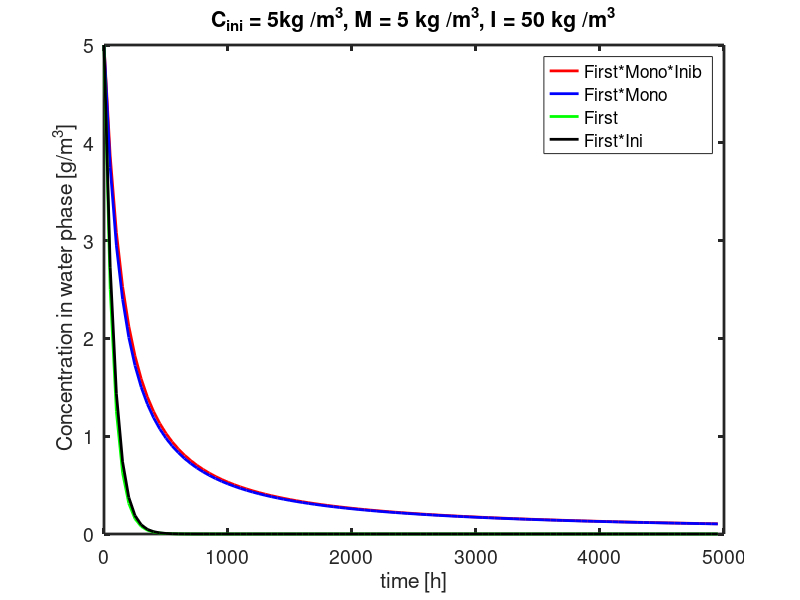

Source code (MATLAB):
%
%calculation of higher order decay
%dC/dt=rC
k=0.01;
dt=0.5/k;
time=0;
I= 50;% mg/m3
M=5;% mg/m3
C_ini=1/10*I;
n_time=100;
tmax=n_time*dt;
C=zeros(n_time,1);
C2=zeros(n_time,1);
C3=zeros(n_time,1);
C4=zeros(n_time,1);
t_vec=zeros(n_time,1);

C(1)=C_ini;
C2(1)=C_ini;
C3(1)=C_ini;
C4(1)=C_ini;
t_vec(1)=time;

for i=1:n_time-1 
    C(i+1)=C(i)-(k*C(i))*C(i)/(M+C(i))*I/(I+C(i))*dt;
    C2(i+1)=C2(i)-(k*C2(i))*C2(i)/(M+C2(i))*dt;
    C3(i+1)=C3(i)-(k*C3(i))*dt;
    time=time+dt;
    C4(i+1)=C4(i)-(k*C4(i))*I/(I+C4(i))*dt;
    t_vec(i+1)=dt*i;
end


figure;
h1=plot(t_vec,C,'r-','linewidth',2);
hold on;
h2=plot(t_vec,C2,'b-','linewidth',2);
h3=plot(t_vec,C3,'g-','linewidth',2);
h4=plot(t_vec,C4,'k-','linewidth',2);
titel=['C_i_n_i = ' num2str(C_ini) 'kg /m^3, M = ' num2str(M) ' kg /m^3, I = ' num2str(I)  ' kg /m^3'];
title(titel,'fontsize',14);
ylabel(' Concentration in water phase [g/m^3]','fontsize',14);
xlabel(' time [h] ','fontsize',14);
set(gca,'fontsize',14,'linewidth',2);
legend([h1 h2 h3 h4],'First*Mono*Inib','First*Mono','First','First*Ini');
%legend('First*Mono*Inib','First*Mono','First','First*Ini');
